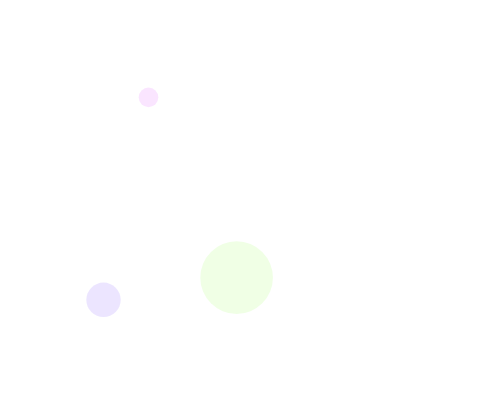
Frame 1 (no input)
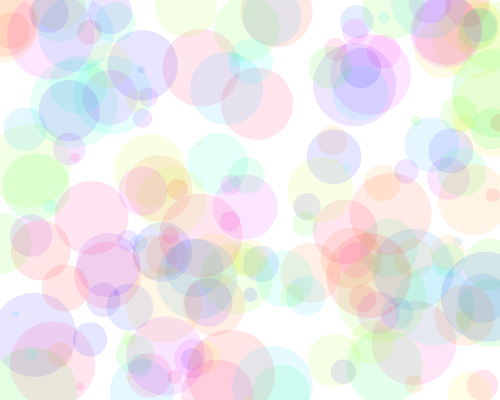
Frame 60 (no input)
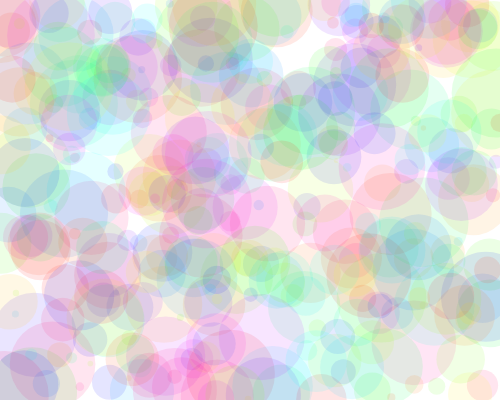
Frame 120 (the mouse pressed at the canvas centre since frame 60)

The p5.js sketch that drew these frames (run headless with seeded random() and noise() and a simulated clock; from frame 60 on, the mouse is pressed at the canvas centre):

// p5.js sketch
// ── sketch.js
function setup() {
  createCanvas(500, 400);
  frameRate(60);
}

function draw() {
  colorMode(HSL)
  strokeWeight(0); //change to 1
  for (i = 0; i < 3; i++) {
    fill(random(0, 360), 100, 50, 0.1);
    ellipse(random(0, 500), random(0, 400), random(5, 90));
  }
}
